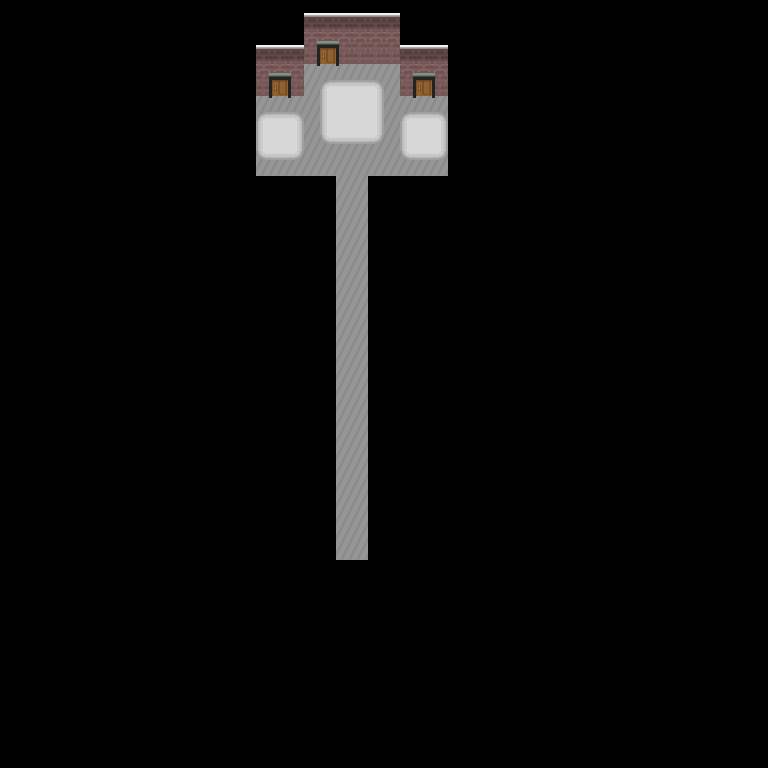

Rendered tile map (Tiled .tmx) drawn with the repository's tilesets; below, a short description and the map source with its tile grids summarised:
An orthogonal 48x48 tile map with 16x16 px tiles, 4 tile layers (Base 1, Base 2, Collision, Above).

<map version="1.0" orientation="orthogonal" width="48" height="48" tilewidth="16" tileheight="16">
 <properties>
  <property name="EntrancePos" value="5,42" />
  <property name="PathSize" value="2" />
 </properties>
 <tileset firstgid="1" name="indoor_tiles" tilewidth="16" tileheight="16">
  <image source="indoor_tiles.png" />
 </tileset>
 <layer name="Base 1" width="48" height="48">
  <data>[2304 cells, 2304 non-empty, 1 distinct tile ids]</data>
 </layer>
 <layer name="Base 2" width="48" height="48">
  <data>[2304 cells, 75 non-empty, 16 distinct tile ids]</data>
 </layer>
 <layer name="Collision" width="48" height="48">
  <data>[2304 cells, 2184 non-empty, 6 distinct tile ids]</data>
 </layer>
 <layer name="Above" width="48" height="48">
  <data>[2304 cells, 18 non-empty, 6 distinct tile ids]</data>
 </layer>
</map>
